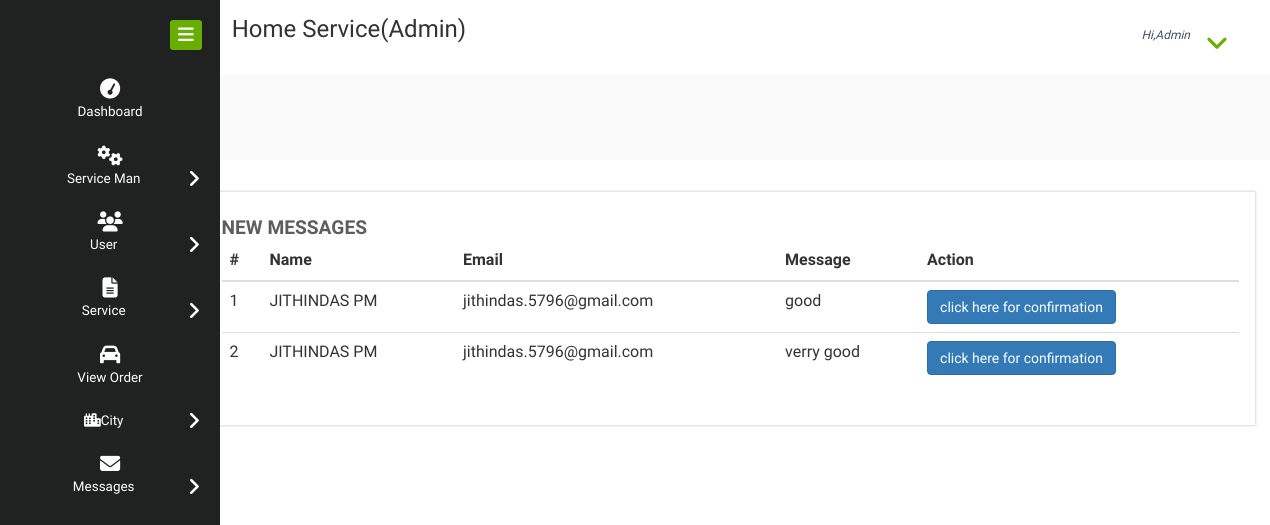
Page /new_message on the committed database.
### home_service/models.py (models this page shows, shortened)
class Contact(models.Model):
    status = models.ForeignKey(Status,on_delete=models.CASCADE,null=True)
    name = models.CharField(max_length=100, null=True)
    message1 = models.CharField(max_length=200, null=True)
    email = models.EmailField(null=True)

### home_service/views.py (the view)
# urls.py: path('new_message',new_message,name="new_message"),
def new_message(request):
    sta = Status.objects.get(status='unread')
    pro1 = Contact.objects.filter(status=sta)
    d = {'ser':pro1}
    return render(request,'new_message.html',d)

### home_service/templates/new_message.html
{% extends 'admin_navigation.html' %}
{% load static %}{% block body %}
<div class="chit-chat-layer1">
	<div class="col-md-12 chit-chat-layer1-left">
               <div class="work-progres">
                            <div class="chit-chat-heading">
                                  New Messages
                            </div>
                            <div class="table-responsive">
                                <table class="table table-hover">
                                  <thead>
                                    <tr>
                                      <th>#</th>
                                      <th>Name</th>
                                      <th>Email</th>
                                      <th>Message</th>
                                      <th>Action</th>
                                  </tr>
                              </thead>
                              <tbody>
                              {% for i in ser %}
                                <tr>
                                  <td>{{forloop.counter}}</td>
                                  <td>{{i.name}}</td>
                                  <td>{{i.email}}</td>
                                  <td>{{i.message1}}</td>
                                  <td><a href="{% url 'confirm_message' i.id %}"><button class="btn btn-primary">click here for confirmation</button></a></td>
                              </tr>
                              {% endfor %}
                          </tbody>
                      </table>
                  </div>
             </div>
      </div>
</div>
    {% endblock %}

### rows in the picture
Contact: name "JITHINDAS PM", email "jithindas.5796@gmail.com", message1 "good"
Contact: name "JITHINDAS PM", email "jithindas.5796@gmail.com", message1 "verry good"
